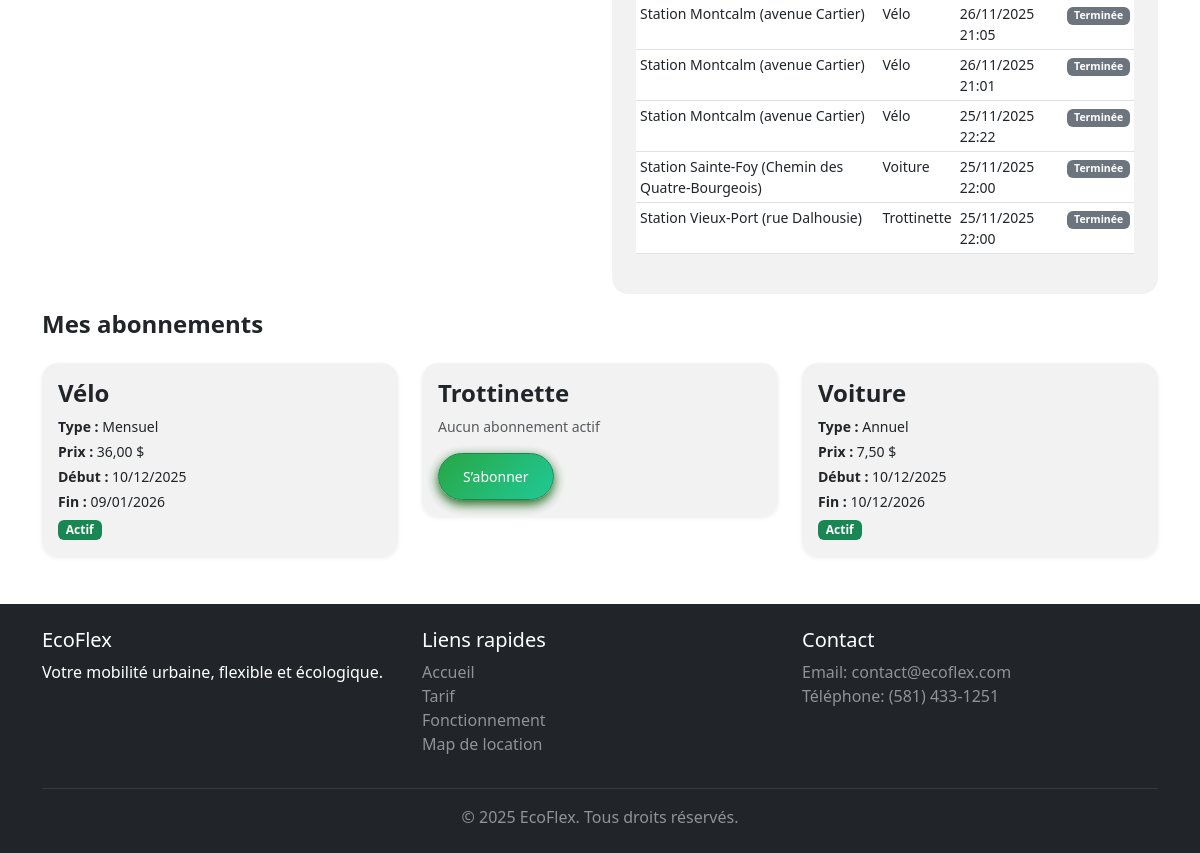
/profil/ (signed in, lower part), run on an earlier commit of the app's database.
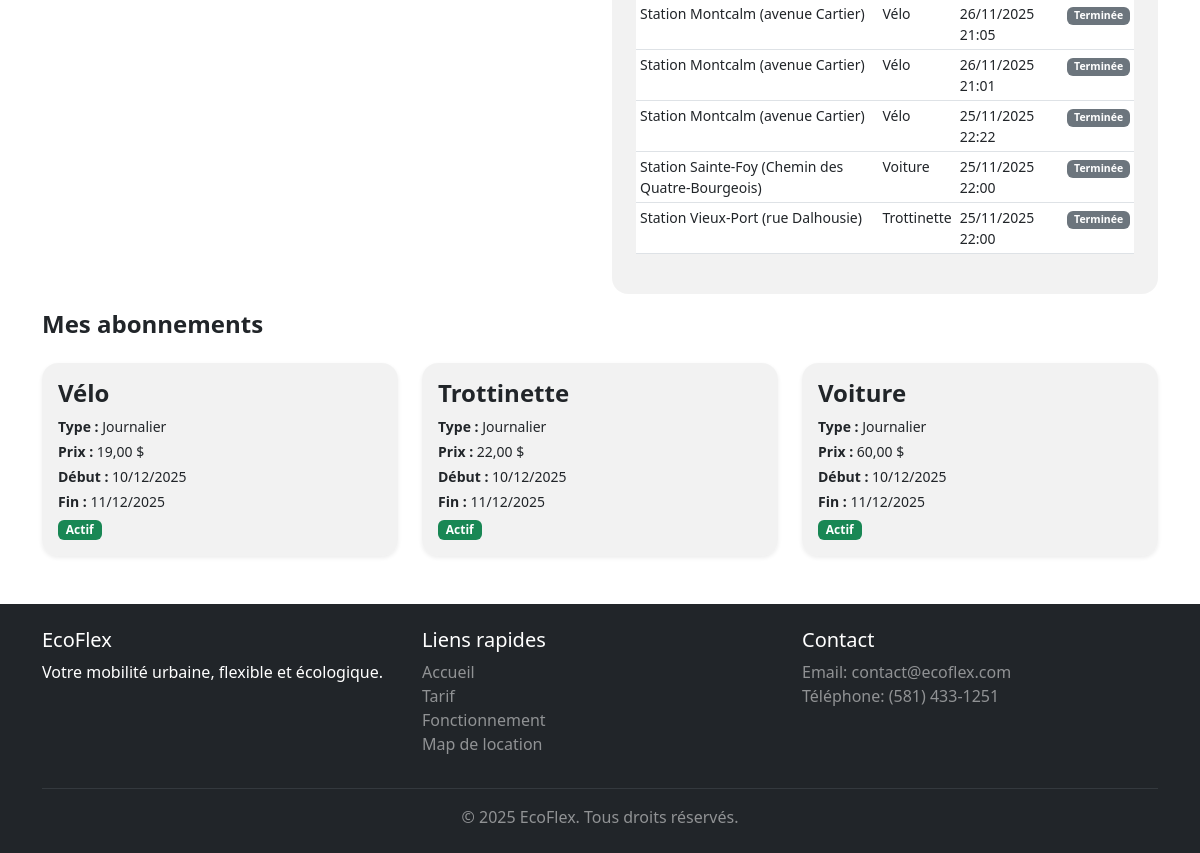
And on a later commit of the database.
### ecoflex/models.py (models this page shows, shortened)
class Location(models.Model):
    utilisateur = models.ForeignKey(settings.AUTH_USER_MODEL, on_delete=models.CASCADE, related_name='locations')
    station = models.ForeignKey(Station, on_delete=models.CASCADE, related_name='locations')
    date_location = models.DateTimeField(auto_now_add=True)
    date_retour = models.DateTimeField(null=True, blank=True)
    numero_permis_utilise = models.CharField(max_length=5)
    statut = models.CharField(
        max_length=20,
        choices=[
            ('en_cours', 'En cours'),
            ('terminee', 'Terminée'),
        ],
        default='en_cours'
    )
    class Meta:
        ordering = ['-date_location']
        verbose_name = 'Location'
        verbose_name_plural = 'Locations'

class Station(models.Model):
    TYPE_VEHICULE = [
        ("velo", "Vélo"),
        ("trottinette", "Trottinette"),
        ("voiture", "Voiture"),
    ]
    nom = models.CharField(max_length=100)
    latitude = models.FloatField()
    longitude = models.FloatField()
    type_vehicule = models.CharField(max_length=20, choices=TYPE_VEHICULE)
    capacite = models.PositiveIntegerField(default=0)
    actif = models.BooleanField(default=True)
    class Meta:
        verbose_name = "Station"
        verbose_name_plural = "Stations"

class AbonnementUtilisateur(models.Model):
    utilisateur = models.ForeignKey(settings.AUTH_USER_MODEL, on_delete=models.CASCADE, related_name='abonnements')
    offre = models.ForeignKey(Offres, on_delete=models.CASCADE, related_name='abonnements_utilisateurs')
    date_debut = models.DateTimeField()
    date_fin = models.DateTimeField(null=True, blank=True)
    actif = models.BooleanField(default=True)

class Offres(models.Model):
    VEHICULES = [
        ('velo', 'Vélo'),
        ('trottinette', 'Trottinette'),
        ('voiture', 'Voiture'),
    ]
    TYPES = [
        ('occasionnel', 'Occasionnel'),
        ('journalier', 'Journalier'),
        ('mensuel', 'Mensuel'),
        ('annuel', 'Annuel'),
    ]
    vehicule = models.CharField(max_length=20, choices=VEHICULES)
    type_abonnement = models.CharField(max_length=20, choices=TYPES)
    prix = models.DecimalField(max_digits=6, decimal_places=2)
    unite = models.CharField(max_length=50)
    prix_secondaire = models.CharField(max_length=100, blank=True)
    duree_incluse = models.CharField(max_length=100, blank=True)
    tarif_supplementaire = models.CharField(max_length=200, blank=True)
    depot = models.CharField(max_length=100, blank=True)
    avantages = models.TextField(blank=True)
    populaire = models.BooleanField(default=False)
    duree_minutes = models.IntegerField(null=True, blank=True)
    class Meta:
        ordering = ['vehicule', 'type_abonnement']

### ecoflex/views.py (the view)
# urls.py: path('profil/', views.profil, name='profil'),
def profil(request):
    if not request.user.is_authenticated:
        return render(request, "ecoflex/profil.html")
    dernieres_locations = Location.objects.filter(
        utilisateur=request.user
    ).order_by('-date_location')[:10]
    now = timezone.now()
    abonnements_types = [
        ("velo", "Vélo"),
        ("trottinette", "Trottinette"),
        ("voiture", "Voiture"),
    ]
    abonnements_utilisateur = []
    for code, label in abonnements_types:
        abo = request.user.abonnement_actif_par_vehicule(code)
        abonnements_utilisateur.append({
            "code": code,
            "label": label,
            "abonnement": abo
        })
    return render(request, 'ecoflex/profil.html', {
        'dernieres_locations': dernieres_locations,
        'now': now,
        'abonnements_utilisateur': abonnements_utilisateur,
    })

### ecoflex/models.py (called while the page is built)
    def abonnement_actif_par_vehicule(self, vehicule):
        return self.abonnements.filter(actif=True, offre__vehicule=vehicule).order_by('-date_debut').first()

### ecoflex/templates/ecoflex/profil.html (shortened to what this page needs)
{% extends 'base.html' %}
{% load static %}
{% block content %}
{% if user.is_authenticated %}
<div class="container my-4">
    <div class="row">
        <div class="col-md-6">
        </div>
        <div class="col-md-6">
            {% if not user.is_staff %}
            <div class="bg-opacity-50 rounded-4 p-4 mb-3"
                style="background: rgba(0, 0, 0, 0.05); backdrop-filter: blur(6px);">
                {% if dernieres_locations %}
                <div class="table-responsive">
                    <table class="table table-sm">
                        <tbody>
                            {% for location in dernieres_locations %}
                            <tr>
                                <td class="small">{{ location.station.nom }}</td>
                                <td class="small">{{ location.station.get_type_vehicule_display }}</td>
                                <td class="small">{{ location.date_location|date:"d/m/Y H:i" }}</td>
                                <td class="small">
                                    {% if location.statut == 'en_cours' %}
                                    <span class="badge bg-success">En cours</span>
                                    {% else %}
                                    <span class="badge bg-secondary">Terminée</span>
                                    {% endif %}
                                </td>
                            </tr>
                            {% endfor %}
                        </tbody>
                    </table>
                </div>
                {% else %}
                <p class="small text-muted text-center py-3">Aucune location enregistrée</p>
                {% endif %}
            </div>
            {% endif %}
        </div>
        <h3 class="h4 fw-bold mb-4">Mes abonnements</h3>
        {% for item in abonnements_utilisateur %}
        <div class="col-md-4">
            <div class="p-3 rounded-4 shadow-sm" style="background: rgba(0, 0, 0, 0.05); backdrop-filter: blur(6px);">
                <h4 class="fw-bold mb-2">{{ item.label }}</h4>
                {% if item.abonnement %}
                <p class="small mb-1">
                    <strong>Type :</strong>
                    {{ item.abonnement.offre.get_type_abonnement_display }}
                </p>
                <p class="small mb-1">
                    <strong>Prix :</strong>
                    {{ item.abonnement.offre.prix }} $
                </p>
                <p class="small mb-1">
                    <strong>Début :</strong>
                    {{ item.abonnement.date_debut|date:"d/m/Y" }}
                </p>
                {% if item.abonnement.date_fin %}
                <p class="small mb-1">
                    <strong>Fin :</strong>
                    {{ item.abonnement.date_fin|date:"d/m/Y" }}
                </p>
                {% else %}
                <p class="small mb-1"><em>Pas de date de fin</em></p>
                {% endif %}
                <span class="badge bg-success">Actif</span>
                {% else %}
                <p class="small text-muted">Aucun abonnement actif</p>
                <a href="{% url 'tarif' %}" class="btn-tarif btn btn-success btn-sm">S’abonner</a>
                {% endif %}
            </div>
        </div>
        {% endfor %}
    </div>
</div>
{% endif %}
{% endblock %}

What changed in the data, as far as the page shows it:
no longer on this page (row edited): AbonnementUtilisateur: label "Vélo", abonnement.offre.type_abonnement "Mensuel", abonnement.offre.prix "36,00", abonnement.date_debut "10/12/2025", abonnement.date_fin "09/01/2026"
no longer on this page (row unchanged): Station: label "Trottinette", shows "Aucun abonnement actif"
no longer on this page (row edited): AbonnementUtilisateur: label "Voiture", abonnement.offre.type_abonnement "Annuel", abonnement.offre.prix "7,50", abonnement.date_debut "10/12/2025", abonnement.date_fin "10/12/2026"
added AbonnementUtilisateur: label "Vélo", abonnement.offre.type_abonnement "Journalier", abonnement.offre.prix "19,00", abonnement.date_debut "10/12/2025", abonnement.date_fin "11/12/2025"
added AbonnementUtilisateur: label "Trottinette", abonnement.offre.type_abonnement "Journalier", abonnement.offre.prix "22,00", abonnement.date_debut "10/12/2025", abonnement.date_fin "11/12/2025"
added AbonnementUtilisateur: label "Voiture", abonnement.offre.type_abonnement "Journalier", abonnement.offre.prix "60,00", abonnement.date_debut "10/12/2025", abonnement.date_fin "11/12/2025"
